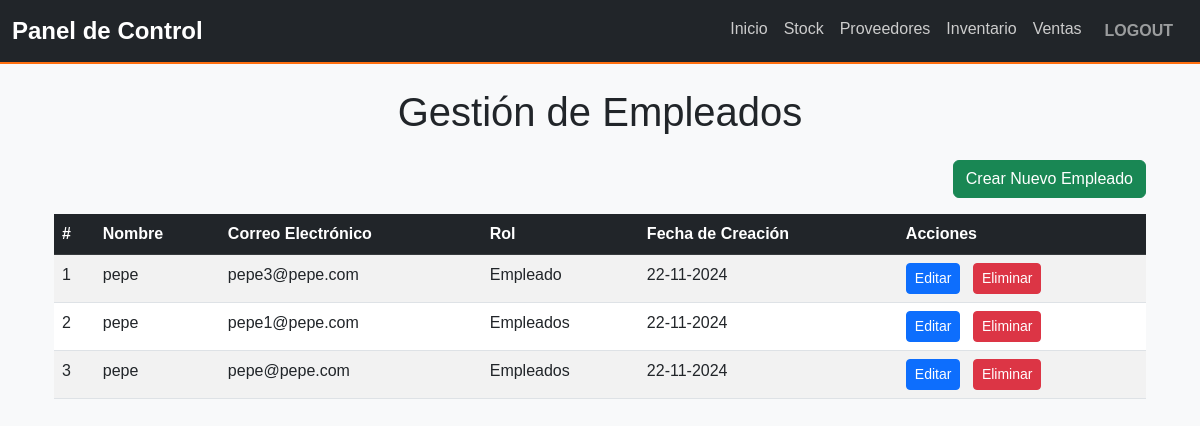
Screenshot of /gestion_empleados/ with the database file from the repository.
### myapp/models.py (models this page shows, shortened)
class Empleados(models.Model):
    ROLES = [
        ('Empleados', 'Empleados'),
        ('Encargado', 'Encargado'),
    ]
    user = models.ForeignKey(User, on_delete=models.CASCADE, related_name='empleados')  # Relación con el modelo User
    nombre = models.CharField(max_length=100)
    apellido = models.CharField(max_length=100)
    telefono = models.CharField(max_length=15)
    email = models.EmailField()
    fecha_creacion = models.DateTimeField(auto_now_add=True)
    rol = models.CharField(max_length=50, null=True, blank=True, default='Empleado')
    class Meta:
        verbose_name = "Empleados"
        verbose_name_plural = "Empleados"
        ordering = ['-fecha_creacion']

### myapp/views.py (the view)
# urls.py: path('gestion_empleados/', views.gestion_empleados, name='gestion_empleados'),
def gestion_empleados(request):
    empleados = Empleados.objects.all()
    return render(request, 'empleados_gestion.html', {'empleados': empleados})

### myapp/context_processors.py (called while the page is built, shortened)
def user_role(request):
    return {'role': 'Invitado'}

### myapp/templates/empleados_gestion.html (shortened to what this page needs)
{% extends 'base.html' %}
{% block content %}
<div class="container mt-4">
    <h1 class="text-center mb-4">Gestión de Empleados</h1>
    <div class="d-flex justify-content-end mb-3">
        <a href="{% url 'crear_empleado' %}" class="btn btn-success">
             Crear Nuevo Empleado
        </a>
    </div>
    <div class="table-responsive">
        <table class="table table-striped table-hover">
            <thead class="table-dark">
                <tr>
                    <th>#</th>
                    <th>Nombre</th>
                    <th>Correo Electrónico</th>
                    <th>Rol</th>
                    <th>Fecha de Creación</th>
                    <th>Acciones</th>
                </tr>
            </thead>
            <tbody>
                {% for empleado in empleados %}
                <tr>
                    <td>{{ forloop.counter }}</td>
                    <td>{{ empleado.nombre }}</td>
                    <td>{{ empleado.email }}</td>
                    <td>{{ empleado.rol }}</td>
                    <td>{{ empleado.fecha_creacion|date:"d-m-Y" }}</td>
                    <td>
                        <a href="{% url 'editar_empleado' empleado.id %}" class="btn btn-primary btn-sm me-2">
                             Editar
                        </a>
                        <form action="{% url 'eliminar_empleado' empleado.id %}" method="post" class="d-inline">
                            <button type="submit" class="btn btn-danger btn-sm" onclick="return confirm('¿Estás seguro de eliminar este empleado?');">
                                 Eliminar
                            </button>
                        </form>
                    </td>
                </tr>
                {% empty %}
                <tr>
                    <td colspan="6" class="text-center">No hay empleados registrados.</td>
                </tr>
                {% endfor %}
            </tbody>
        </table>
    </div>
</div>
{% endblock %}

### myapp/static/css/styles.css (style rules this page uses)
body { font-family: 'Arial', sans-serif; background-color: #f4f6f9; margin: 0; padding: 0; }

### rows the page displays
Empleados: nombre "pepe", email "pepe3@pepe.com", rol "Empleado", fecha_creacion "22-11-2024"
Empleados: nombre "pepe", email "pepe1@pepe.com", rol "Empleados", fecha_creacion "22-11-2024"
Empleados: nombre "pepe", email "pepe@pepe.com", rol "Empleados", fecha_creacion "22-11-2024"
